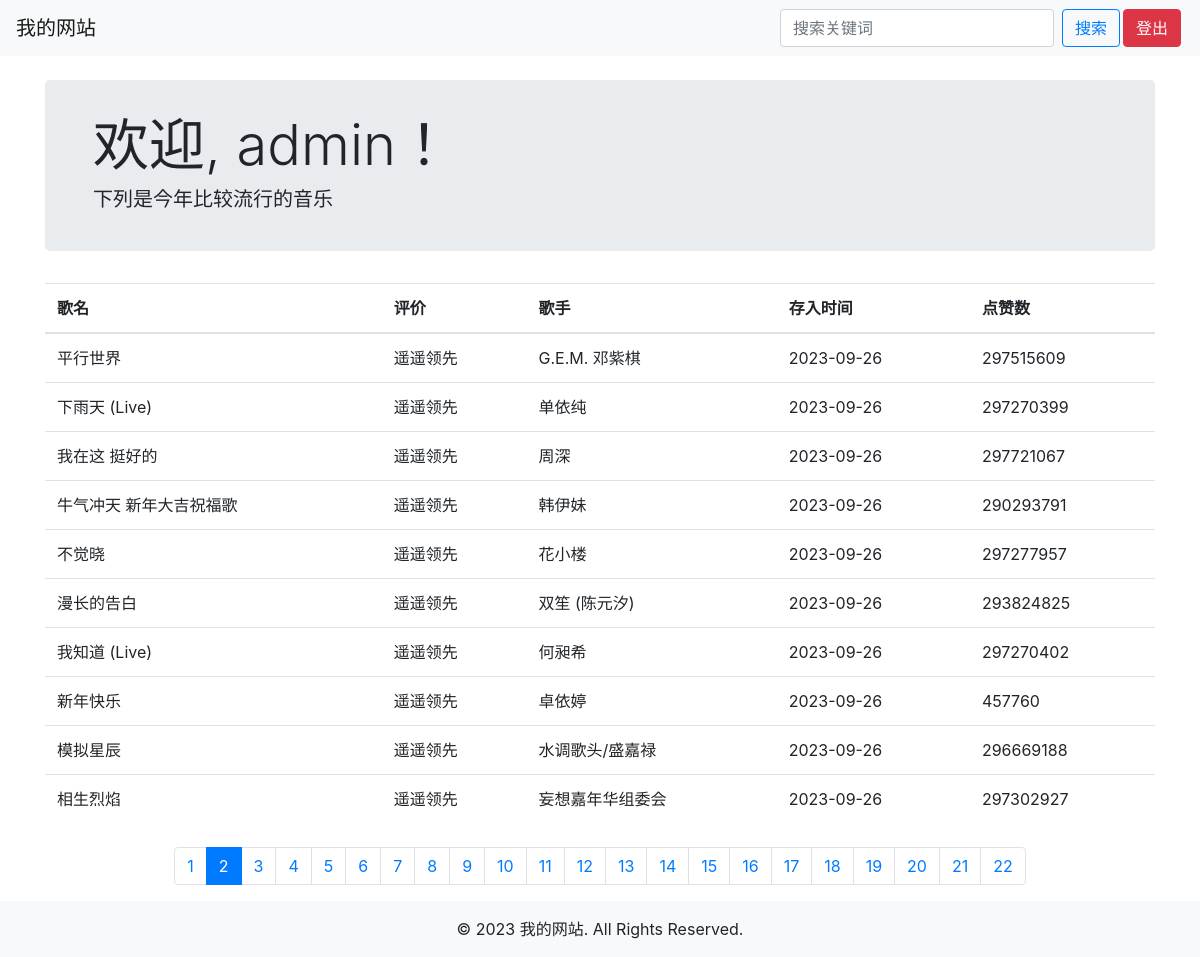
The page /index.php?page=2 (signed in) on the database its author committed.
### tables this page shows
CREATE TABLE `search_data`  (
  `data_id` int NOT NULL AUTO_INCREMENT,
  `title` varchar(100) NOT NULL COMMENT '歌名',
  `artist` varchar(100) NOT NULL COMMENT '描述',
  `release_date` date NULL DEFAULT NULL COMMENT '出版时间',
  `genre` varchar(50) NULL DEFAULT NULL COMMENT '歌手',
  `popularity` int NULL DEFAULT NULL COMMENT '热度',
  PRIMARY KEY (`data_id`) USING BTREE
);

### index.php (the view, shortened to what this page needs)
<?php
include('db.php');
$data = [];
if (isset($_POST['keyword'])) {
    $keyword = $_POST['keyword'];
    $sql = "SELECT * FROM search_data WHERE title LIKE '%$keyword%'";
    $result = mysqli_query($conn, $sql);
    if ($result) {
        while ($row = mysqli_fetch_assoc($result)) {
            $data[] = $row;
        }
    }
} else {
    $sql = "SELECT * FROM search_data";
    $result = mysqli_query($conn, $sql);
    if ($result) {
        while ($row = mysqli_fetch_assoc($result)) {
            $data[] = $row;
        }
    }
}
$results_per_page = 10;
$total_results = count($data);
$total_pages = ceil($total_results / $results_per_page);
if (!isset($_GET['page'])) {
    $current_page = 1;
} else {
    $current_page = $_GET['page'];
}
$start_index = ($current_page - 1) * $results_per_page;
$end_index = $start_index + $results_per_page;
?>
<!DOCTYPE html>
<html>
<head>
    <link rel="stylesheet" href="css/bootstrap.min.css">
</head>
<body>
    <nav class="navbar navbar-expand-lg navbar-light bg-light">
        <a class="navbar-brand" href="#">我的网站</a>
        <div class="collapse navbar-collapse" id="navbarNav">
            <ul class="navbar-nav ml-auto">
                <li class="nav-item">
                    <form class="form-inline" method="POST">
                        <input type="text" name="keyword" class="form-control mr-sm-2" placeholder="搜索关键词" required>
                        <button type="submit" class="btn btn-outline-primary my-2 my-sm-0">搜索</button>
                    </form>
                </li>
                <li class="nav-item">
                    <form method="POST">
                        <button type="submit" name="logout" class="btn btn-danger">登出</button>
                    </form>
                </li>
            </ul>
        </div>
    </nav>
    <div class="container mt-4">
        <div class="jumbotron">
            <h3 class="display-4 small-welcome">欢迎, <?php echo $_SESSION['username']; ?>！</h3>
            <h5>下列是今年比较流行的音乐</h5>
        </div>
        <?php if (empty($data)): ?>
            <div class="alert alert-warning" role="alert">没有找到匹配的结果</div>
        <?php else: ?>
            <table class="table">
                <thead>
                    <tr>
                        <th>歌名</th>
                        <th>评价</th>
                        <th>歌手</th>
                        <th>存入时间</th>
                        <th>点赞数</th>
                    </tr>
                </thead>
                <tbody>
                    <?php for ($i = $start_index; $i < $end_index; $i++): ?>
                        <?php if ($i < count($data)): ?>
                            <tr>
                                <td><?php echo $data[$i]['title']; ?></td>
                                <td><?php echo $data[$i]['artist']; ?></td>
                                <td><?php echo $data[$i]['genre']; ?></td>
                                <td><?php echo $data[$i]['release_date']; ?></td>
                                <td><?php echo $data[$i]['popularity']; ?></td>
                            </tr>
                        <?php endif; ?>
                    <?php endfor; ?>
                </tbody>
            </table>
        <?php endif; ?>
        <nav aria-label="Page navigation" class="mt-4">
            <ul class="pagination justify-content-center">
                <?php for ($page = 1; $page <= $total_pages; $page++): ?>
                    <li class="page-item<?php if ($current_page == $page) echo ' active'; ?>">
                        <a class="page-link" href="?page=<?php echo $page; ?>"><?php echo $page; ?></a>
                    </li>
                <?php endfor; ?>
            </ul>
        </nav>
    </div>
    <footer class="bg-light text-center py-3">
        © <?php echo date("Y"); ?> 我的网站. All Rights Reserved.
    </footer>
</body>
</html>

### index.php (style rules this page uses)
.jumbotron { padding: 2rem 3rem; }
.btn { margin-right: 3px; }

### rows shown on the page
search_data: title "平行世界", artist "遥遥领先", genre "G.E.M. 邓紫棋", release_date "2023-09-26", popularity "297515609"
search_data: title "下雨天 (Live)", artist "遥遥领先", genre "单依纯", release_date "2023-09-26", popularity "297270399"
search_data: title "我在这 挺好的", artist "遥遥领先", genre "周深", release_date "2023-09-26", popularity "297721067"
search_data: title "牛气冲天 新年大吉祝福歌", artist "遥遥领先", genre "韩伊妹", release_date "2023-09-26", popularity "290293791"
search_data: title "不觉晓", artist "遥遥领先", genre "花小楼", release_date "2023-09-26", popularity "297277957"
search_data: title "漫长的告白", artist "遥遥领先", genre "双笙 (陈元汐)", release_date "2023-09-26", popularity "293824825"
search_data: title "我知道 (Live)", artist "遥遥领先", genre "何昶希", release_date "2023-09-26", popularity "297270402"
search_data: title "新年快乐", artist "遥遥领先", genre "卓依婷", release_date "2023-09-26", popularity "457760"
search_data: title "模拟星辰", artist "遥遥领先", genre "水调歌头/盛嘉禄", release_date "2023-09-26", popularity "296669188"
search_data: title "相生烈焰", artist "遥遥领先", genre "妄想嘉年华组委会", release_date "2023-09-26", popularity "297302927"

### other values the page prints
$_SESSION['username'] "admin"
